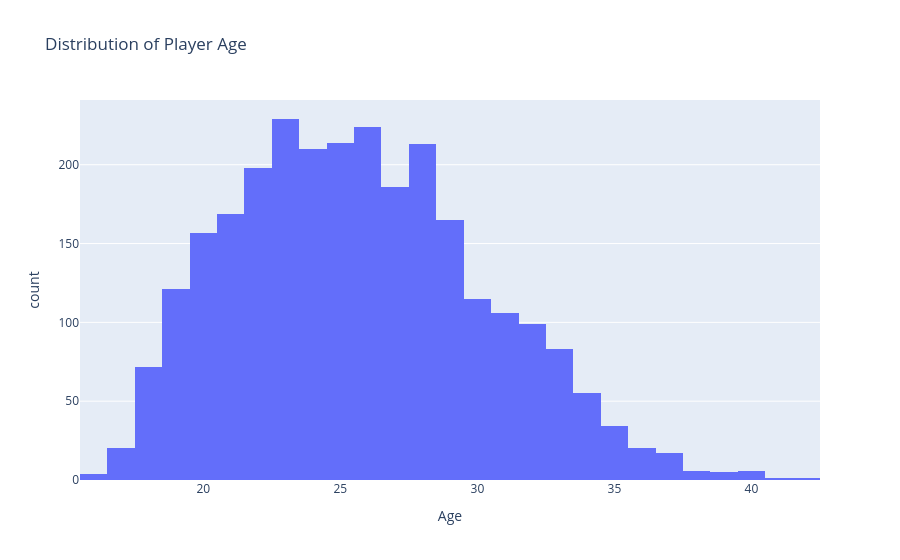

The code cell stored with this chart in its notebook:
### Code cell
fig = px.histogram(
    df_eda,
    x="Age",
    nbins=30,
    title="Distribution of Player Age"
)

fig.show()

print(df_eda["Age"].describe())

### Figure 1 — Plotly figure (JSON) as saved in the notebook; plotly's stock layout.template omitted (floating-point values rounded to 4 significant figures; data arrays with more than 128 entries replaced by an {"elided": "..."} marker saying what was removed)
{"data": [{"bingroup": "x", "hovertemplate": "Age=%{x}<br>count=%{y}<extra></extra>", "legendgroup": "", "marker": {"color": "#636efa", "pattern": {"shape": ""}}, "name": "", "nbinsx": 30, "orientation": "v", "showlegend": false, "type": "histogram", "x": {"elided": "2731 float values"}, "xaxis": "x", "yaxis": "y"}], "layout": {"barmode": "relative", "legend": {"tracegroupgap": 0}, "title": {"text": "Distribution of Player Age"}, "xaxis": {"anchor": "y", "domain": [0, 1], "title": {"text": "Age"}}, "yaxis": {"anchor": "x", "domain": [0, 1], "title": {"text": "count"}}}}
